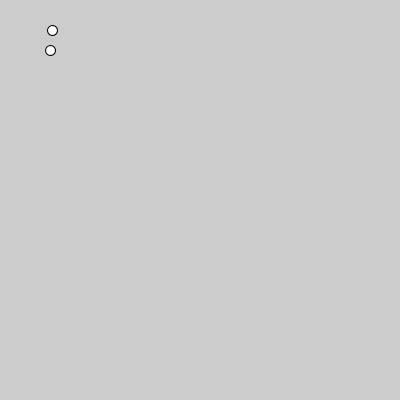
Frame 1 (no input)
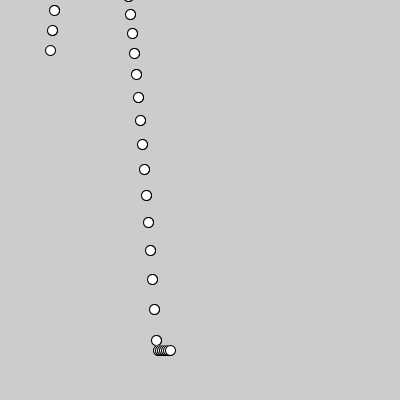
Frame 60 (the mouse pressed at the canvas centre just before this capture)
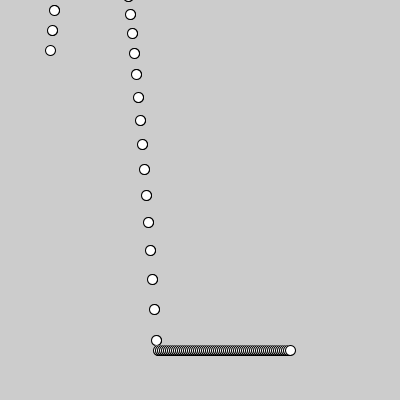
Frame 120 (the mouse held since frame 60 and released just before this capture)

The Processing sketch that drew these frames (run headless with seeded random() and noise(); from frame 60 on, the mouse is pressed at the canvas centre):

// Processing sketch: week08_3_newton_floor_if_collsion
// ── week08_3_newton_floor_if_collsion.pde
//碰撞偵測：Mario vs. Pikachu
//牛頓力學(1)靜者恆靜動者恆動,(2)f=m*a 位子、速度、加速度
void setup(){
  size(400,400);
}
float x=50,y=50,vx=2,vy=-20;
void draw(){
  ellipse(x,y,10,10);
  x += vx;
  y += vy;
  vy += 0.98;//重力加速度
  if(y>350){
    y=350;
  }
  ellipse(x,y,10,10);
}
